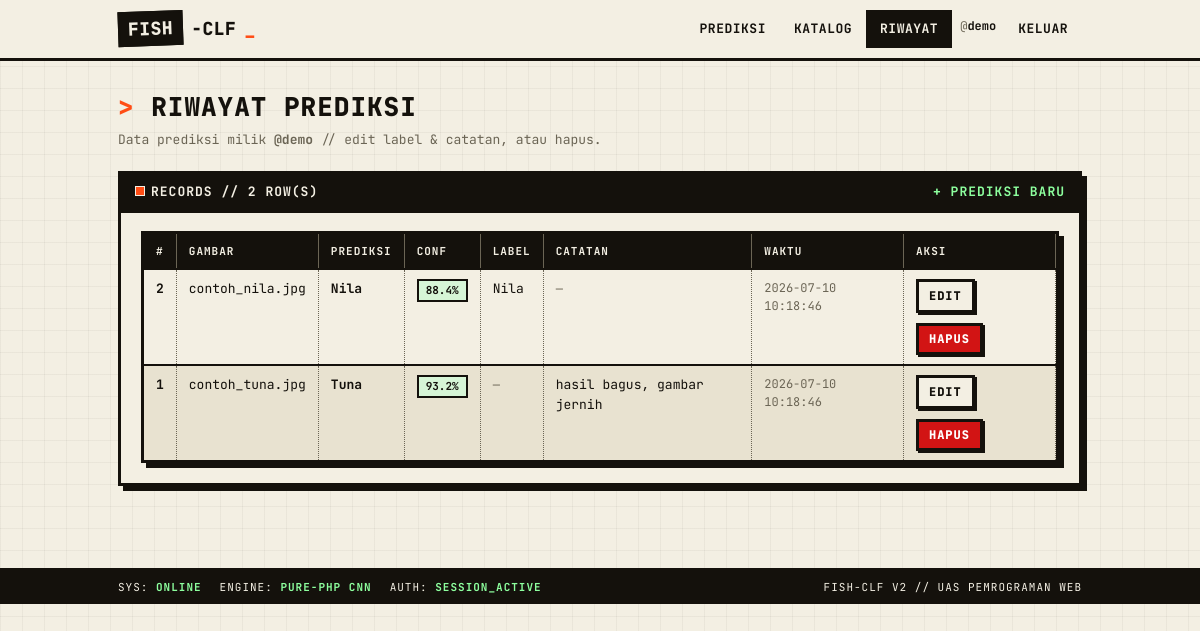
Screenshot of /history.php (signed in) with the database file from the repository.
### tables this page shows
CREATE TABLE `predictions` (
  `id`              INT UNSIGNED  NOT NULL AUTO_INCREMENT,
  `user_id`         INT UNSIGNED  DEFAULT NULL,
  `image_name`      VARCHAR(255)  NOT NULL,
  `predicted_class` VARCHAR(50)   NOT NULL,
  `confidence`      DECIMAL(6,5)  NOT NULL,
  `top_k`           TEXT          DEFAULT NULL,
  `label`           VARCHAR(50)   DEFAULT NULL,
  `note`            VARCHAR(255)  DEFAULT NULL,
  `model_name`      VARCHAR(30)   NOT NULL DEFAULT 'cnn_scratch',
  `input_size`      SMALLINT UNSIGNED NOT NULL DEFAULT 160,
  `elapsed_ms`      INT UNSIGNED  NOT NULL DEFAULT 0,
  `created_at`      TIMESTAMP     NOT NULL DEFAULT CURRENT_TIMESTAMP,
  PRIMARY KEY (`id`),
  KEY `idx_predictions_user` (`user_id`),
  KEY `idx_predictions_class` (`predicted_class`),
  KEY `idx_predictions_created` (`created_at`),
  CONSTRAINT `fk_predictions_user`
    FOREIGN KEY (`user_id`) REFERENCES `users` (`id`)
    ON DELETE SET NULL ON UPDATE CASCADE
);

### src/Auth.php (called while the page is built, shortened)
<?php
class Auth
{
    public static function user(): ?array
    {
        return [
            'id'       => (int)$_SESSION['user_id'],
            'username' => (string)($_SESSION['username'] ?? ''),
            'role'     => (string)($_SESSION['role'] ?? 'user'),
        ];
    }
}

### public/history.php (the view, shortened to what this page needs)
<?php
require_once __DIR__ . '/../src/Auth.php';
$cfg = require __DIR__ . '/../config.php';
require_once __DIR__ . '/_layout.php';
$uid   = Auth::id();
$dbError = '';
$items = [];
try {
    $pdo  = Database::pdo($cfg);
    $stmt = $pdo->prepare(
        'SELECT id, image_name, predicted_class, confidence, top_k, label, note,
                model_name, input_size, elapsed_ms, created_at
         FROM predictions WHERE user_id = ?
         ORDER BY created_at DESC, id DESC LIMIT 100'
    );
    $stmt->execute([$uid]);
    $items = $stmt->fetchAll();
} catch (PDOException $e) {
    $dbError = 'Database error. Pastikan MySQL nyala & fish_classifier.sql sudah di-import.';
}
function conf_pill(float $c): string {
    if ($c >= 0.85) return 'ok';
    return 'lo';
}
?>
<h1 class="page-title">Riwayat Prediksi</h1>
<p class="page-sub">Data prediksi milik <b>@<?= e(Auth::user()['username']) ?></b> // edit label &amp; catatan, atau hapus.</p>
<div class="panel">
  <div class="panel-head"><span><span class="dot"></span>RECORDS // <?= count($items) ?> ROW(S)</span><span><a href="index.php" style="color:#8dff9e">+ prediksi baru</a></span></div>
  <?php if (!$items && !$dbError): ?>
    <div class="empty">Belum ada riwayat. <a href="index.php">Coba prediksi gambar</a> dulu.</div>
  <?php elseif ($items): ?>
    <div class="table-scroll">
      <table class="grid">
        <thead>
          <tr>
            <th>#</th><th>Gambar</th><th>Prediksi</th><th>Conf</th>
            <th>Label</th><th>Catatan</th><th>Waktu</th><th>Aksi</th>
          </tr>
        </thead>
        <tbody>
        <?php foreach ($items as $r):
            $c = (float)$r['confidence']; ?>
          <tr>
            <td class="num"><?= (int)$r['id'] ?></td>
            <td><?= e($r['image_name']) ?></td>
            <td><b><?= e($r['predicted_class']) ?></b></td>
            <td><span class="pill <?= conf_pill($c) ?>"><?= number_format($c*100,1) ?>%</span></td>
            <td><?= $r['label'] ? e($r['label']) : '<span class="mono-note">—</span>' ?></td>
            <td><?= $r['note'] ? e($r['note']) : '<span class="mono-note">—</span>' ?></td>
            <td class="mono-note"><?= e($r['created_at']) ?></td>
            <td>
              <div class="btn-row">
                <a class="btn ghost sm" href="history.php?edit=<?= (int)$r['id'] ?>#edit">Edit</a>
                <form method="post" action="history.php" onsubmit="return confirm('Hapus data #<?= (int)$r['id'] ?>?');" style="display:inline">
                  <button class="btn danger sm" type="submit">Hapus</button>
                </form>
              </div>
            </td>
          </tr>
        <?php endforeach; ?>
        </tbody>
      </table>
    </div>
  <?php endif; ?>
</div>

### public/assets/style.css (style rules this page uses)
:root { --paper:#f3efe3; --paper-2:#e8e2d0; --ink:#14110c; --line:#14110c; --orange:#ff4d15; --blue:#1b3af5; --green:#0c7a3f; --red:#d21414; --muted:#6b6555; --shadow:5px 5px 0 var(--ink); --shadow-sm:3px 3px 0 var(--ink); }
* { box-sizing:border-box }
html,body { margin:0;padding:0 }
body { background:var(--paper); background-image: linear-gradient(rgba(20,17,12,.045) 1px,transparent 1px), linear-gradient(90deg,rgba(20,17,12,.045) 1px,transparent 1px); background-size:22px 22px; color:var(--ink); font-family:"JetBrains Mono","SFMono-Regular",Consolas,"Liberation Mono",Menlo,monospace; font-size:15px; line-height:1.5; -webkit-font-smoothing:antialiased; }
a { color:var(--blue);text-decoration:none }
.page-title { font-size:26px;font-weight:800;text-transform:uppercase;letter-spacing:1px; margin:0 0 4px; }
.page-title:before { content:"> ";color:var(--orange) }
.page-sub { color:var(--muted);margin:0 0 22px;font-size:13px }
.panel { background:var(--paper); border:3px solid var(--ink); box-shadow:var(--shadow); padding:20px;margin-bottom:22px; }
.panel-head { margin:-20px -20px 18px;padding:8px 14px; border-bottom:3px solid var(--ink); background:var(--ink);color:var(--paper); font-size:13px;text-transform:uppercase;letter-spacing:1px;font-weight:700; display:flex;justify-content:space-between;align-items:center; }
.panel-head .dot { width:10px;height:10px;background:var(--orange);border:1px solid var(--paper);display:inline-block;margin-right:6px }
.btn { font-family:inherit;font-weight:800;text-transform:uppercase;letter-spacing:1px; font-size:14px;cursor:pointer; background:var(--orange);color:#fff; border:3px solid var(--ink);box-shadow:var(--shadow-sm); padding:11px 18px; transition:transform .05s ease,box-shadow .05s ease; }
.btn.ghost { background:var(--paper);color:var(--ink) }
.btn.sm { padding:5px 10px;font-size:12px;box-shadow:2px 2px 0 var(--ink) }
.btn.danger { background:var(--red) }
.btn-row { display:flex;gap:10px;flex-wrap:wrap;align-items:center }
.table-scroll { overflow-x:auto;border:3px solid var(--ink);box-shadow:var(--shadow) }
table.grid { width:100%;border-collapse:collapse;background:var(--paper);font-size:13px;min-width:640px }
table.grid th { background:var(--ink);color:var(--paper);text-transform:uppercase; font-size:11px;letter-spacing:1px;padding:9px 12px;text-align:left; border-right:1px solid var(--muted); }
table.grid td { padding:9px 12px;border-top:2px solid var(--ink);border-right:1px dotted var(--muted);vertical-align:top }
table.grid tr:nth-child(even) td { background:var(--paper-2) }
table.grid .num { font-weight:700 }
.pill { border:2px solid var(--ink);padding:1px 7px;font-size:11px;font-weight:700;text-transform:uppercase;display:inline-block }
.pill.ok { background:#d6f5d6 }
.mono-note { color:var(--muted);font-size:12px }

### rows the page displays
predictions: id "2", image_name "contoh_nila.jpg", predicted_class "Nila", $c*100 "88.4", label "Nila", created_at "2026-07-10 10:18:46"
predictions: id "1", image_name "contoh_tuna.jpg", predicted_class "Tuna", $c*100 "93.2", note "hasil bagus, gambar jernih", created_at "2026-07-10 10:18:46"

### other values shown
$u['username'] "demo"
Auth::user()['username'] "demo"
count($items) "2"
